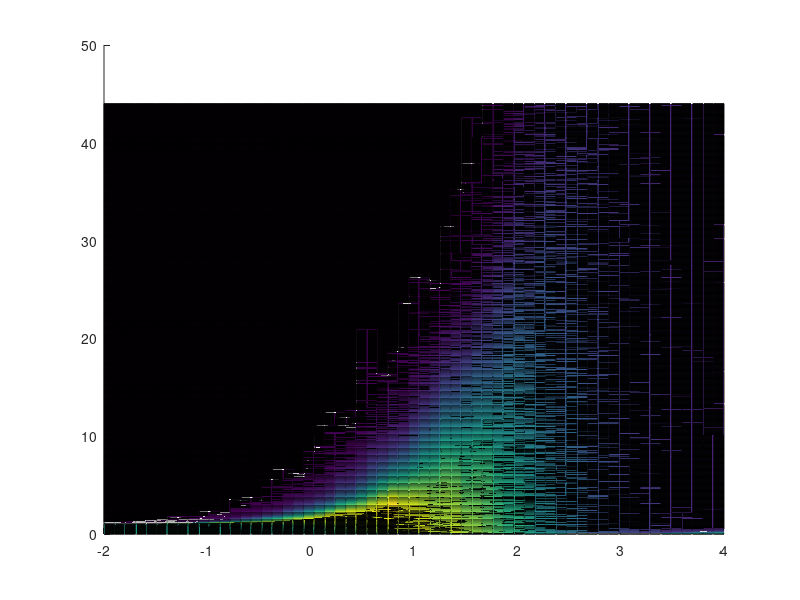

Recreate this plot in MATLAB. (Note: this script raises an error after producing the figure.)
clc;clear;close all hidden;
addpath(genpath('../../GL_classes/'));
%%
load('large_maximum_data_results_count_er_100_increasedSNR2.mat')

index = 14; %N=46
N = N_list(index);
sparsity = .2;
graph_param = .2;
graph_type = 'er';



thresholds = 0:.0025:2;
gammas = logspace(-2,4,60);
%%
figure(1);
clf;hold on;
[X_axis,Y_axis] = meshgrid(log10(gammas),thresholds*N);
s = surf(X_axis,Y_axis,F_surfs(:,:,index)');
s.EdgeColor = "none";
xlabel("log$$_{10}(\gamma)$$",'Interpreter','latex','FontSize',14)
ylabel("$$\tilde{\delta}$$",'Interpreter','latex','FontSize',14)
zlabel("F-score",'Interpreter','latex','FontSize',14)
view(2)
ylim([0,20])    

% edge_spread = graphs.get_edge_spread(graph_type,graph_param(i),N);
edge_spread = graphs.get_edge_spread2(graph_type,graph_param,N);
v_std = graphs.get_vertice_std(graph_type,graph_param,N);
sparsity = graphs.get_sparsity(graph_type,graph_param);

[a,b] = GL.get_cliff_curve(sparsity);
[c1,c2] = GL.plot_cliff_curve(gammas,a,b,N,v_std);

[X,Y] = meshgrid(log10(gammas),thresholds*N);
cliff_curve_z1 = interp2(X,Y,F_surfs(:,:,index)',log10(gammas),c1)+1e-3;
[X,Y] = meshgrid(log10(gammas),thresholds*N);
cliff_curve_z2 = interp2(X,Y,F_surfs(:,:,index)',log10(gammas),c2)+1e-3;

plot3(log10(gammas),c1,cliff_curve_z1,'LineWidth',2,'Color','red');
plot3(log10(gammas),c2,cliff_curve_z2,'LineWidth',2);


t = GL.get_threshold(edge_spread,N)*(N);
g = GL.get_gamma(sparsity,t/N,N,v_std);
g = log10(g);

plot3(log10(gammas),t*ones(length(gammas),1),ones(length(gammas),1),'LineWidth',2,'Color','black');
plot3(g*ones(length(thresholds),1),thresholds*N,ones(length(thresholds),1),'LineWidth',2,'Color','black');

[z_all,~] = max(F_surfs(:,:,index),[],"all");

[z, ind] = max(cliff_curve_z1,[],"all");
z_g = log10(gammas(ind));
z_t = c1(ind);
scatter3(z_g,z_t,1,'filled','MarkerFaceColor','black');

rounded_g = interp1(gammas,gammas,10^g,'nearest');
rounded_t = interp1(thresholds,thresholds,t/N,'nearest');
ind_g = find(gammas == rounded_g);
ind_t = find(thresholds == rounded_t);
curveF = F_surfs(ind_g,ind_t,index)*100;


title(sprintf("maxF = %.1d, curveF = %.1d",z_all*100,curveF),sparsity)